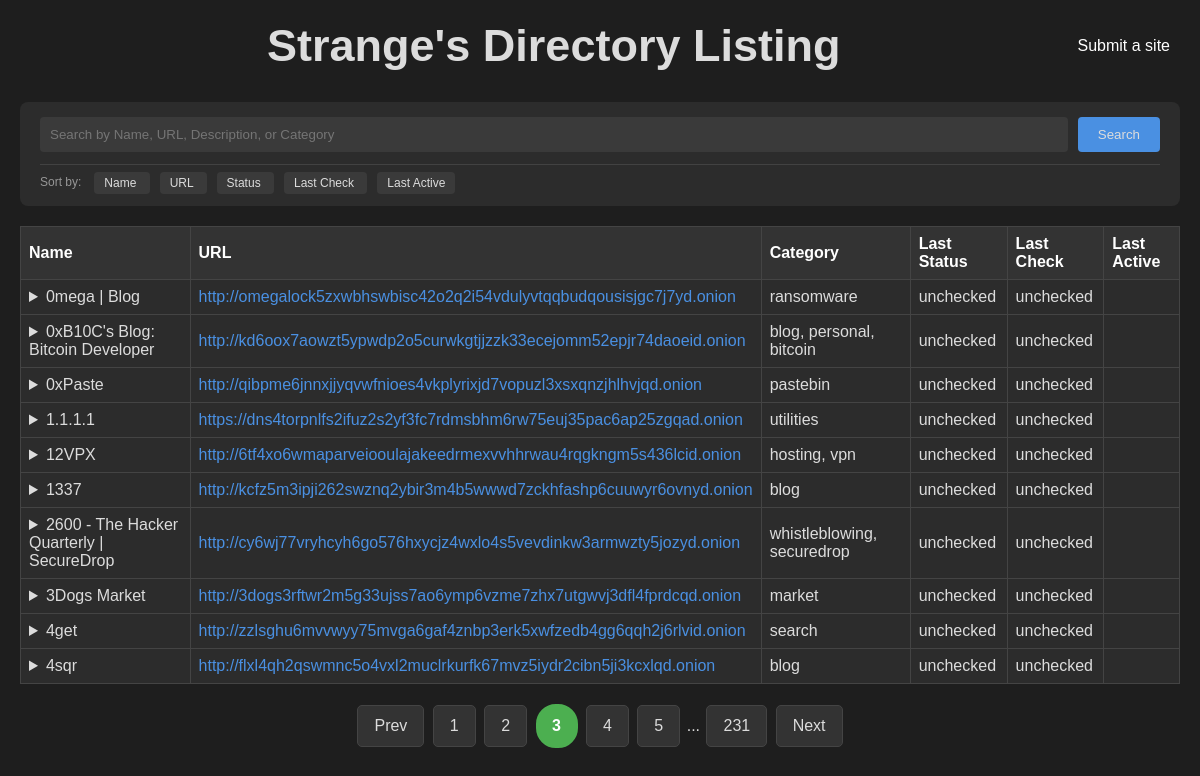
/?page=3, run on the app's committed database.
### tables this page shows
CREATE TABLE sites (
    id INTEGER PRIMARY KEY,
    name TEXT,
    url TEXT,
    description TEXT,
    last_status TEXT DEFAULT 'unchecked',
    last_check TEXT DEFAULT 'unchecked',
    approved INTEGER DEFAULT 0,
    click_count INTEGER DEFAULT 0
, last_active TEXT);

### partials/_table.php (the view, shortened to what this page needs)
<?php
require_once($_SERVER['DOCUMENT_ROOT'] . "/partials/_functions.php");
$paginationLinks = paginate($pg_no, $totalCount);
?>
<head>
    <link rel="stylesheet" href="/css/table.css">
</head>
<table>
    <thead>
        <tr>
            <th>Name</a></th>
            <th>URL</a></th>
            <th>Category</th>
            <th>Last Status</th>
            <th>Last Check</th>
            <th>Last Active</th>
        </tr>
    </thead>
    <tbody>
        <?php foreach ($sites as $site): ?>
            <tr>
                <td>
                    <details>
                        <summary><?= htmlspecialchars($site['name']) ?></summary>
                    </details>
                </td>
                <td><a href="<?= htmlspecialchars($site['url']) ?>"><?= htmlspecialchars($site['url']) ?></a></td>
                <td><?= htmlspecialchars(implode(', ', $site['categories'])) ?></td>
                <td><?= htmlspecialchars($site['last_status']) ?></td>
                <td><?= htmlspecialchars($site['last_check']) ?></td>
                <td><?= htmlspecialchars($site['last_active']) ?></td>
            </tr>
        <?php endforeach; ?>
    </tbody>
</table>
<div class="pagination_container">
    <div class="pagination">
        <?= $paginationLinks ?>
    </div>
</div>

### css/index.css (style rules this page uses)
body { background-color: var(--bg-col); color: var(--color); font-family: Arial, sans-serif; margin: 0; padding: 10px 20px; border: 2px soild red; }

### css/table.css (style rules this page uses)
table { width: 100%; border-collapse: collapse; margin: 20px 0; }
table, th, td { border: 1px solid #444; }
th, td { padding: 8px; text-align: left; }
th { background-color: #333; color: #ffffff; }
td { background-color: #2c2c2c; }
a { color: #4a90e2; text-decoration: none; }
.pagination_container { width: 100%; text-align: center; }
.pagination { display: inline-block; }
details { overflow: hidden; transition: height 0.3s ease-out; }

### css/colors.css (style rules this page uses)
:root { --bg-col : #1e1e1e; --bg-acc-col: #2c2c2c; --bg-acc2-col: #3a3a3a; --color : #dcdcdc; --btn-col: #4a90e2; --btn-hl-col: #357abd; }

### data on the page
sites: name "0mega | Blog", url "http://omegalock5zxwbhswbisc42o2q2i54vdulyvtqqbudqousisjgc7j7yd.onion", categories "ransomware", last_status "unchecked", last_check "unchecked"
sites: name "0xB10C's Blog: Bitcoin Developer", url "http://kd6oox7aowzt5ypwdp2o5curwkgtjjzzk33ecejomm52epjr74daoeid.onion", categories "blog, personal, bitcoin", last_status "unchecked", last_check "unchecked"
sites: name "0xPaste", url "http://qibpme6jnnxjjyqvwfnioes4vkplyrixjd7vopuzl3xsxqnzjhlhvjqd.onion", categories "pastebin", last_status "unchecked", last_check "unchecked"
sites: name "1.1.1.1", url "https://dns4torpnlfs2ifuz2s2yf3fc7rdmsbhm6rw75euj35pac6ap25zgqad.onion", categories "utilities", last_status "unchecked", last_check "unchecked"
sites: name "12VPX", url "http://6tf4xo6wmaparveiooulajakeedrmexvvhhrwau4rqgkngm5s436lcid.onion", categories "hosting, vpn", last_status "unchecked", last_check "unchecked"
sites: name "1337", url "http://kcfz5m3ipji262swznq2ybir3m4b5wwwd7zckhfashp6cuuwyr6ovnyd.onion", categories "blog", last_status "unchecked", last_check "unchecked"
sites: name "2600 - The Hacker Quarterly | SecureDrop", url "http://cy6wj77vryhcyh6go576hxycjz4wxlo4s5vevdinkw3armwzty5jozyd.onion", categories "whistleblowing, securedrop", last_status "unchecked", last_check "unchecked"
sites: name "3Dogs Market", url "http://3dogs3rftwr2m5g33ujss7ao6ymp6vzme7zhx7utgwvj3dfl4fprdcqd.onion", categories "market", last_status "unchecked", last_check "unchecked"
sites: name "4get", url "http://zzlsghu6mvvwyy75mvga6gaf4znbp3erk5xwfzedb4gg6qqh2j6rlvid.onion", categories "search", last_status "unchecked", last_check "unchecked"
sites: name "4sqr", url "http://flxl4qh2qswmnc5o4vxl2muclrkurfk67mvz5iydr2cibn5ji3kcxlqd.onion", categories "blog", last_status "unchecked", last_check "unchecked"

### other printed values
TITLE "Strange's Directory Listing"
$label "Name"
$label "URL"
$label "Status"
$label "Last Check"
$label "Last Active"
$paginationLinks "..."
$totalPages "231"
